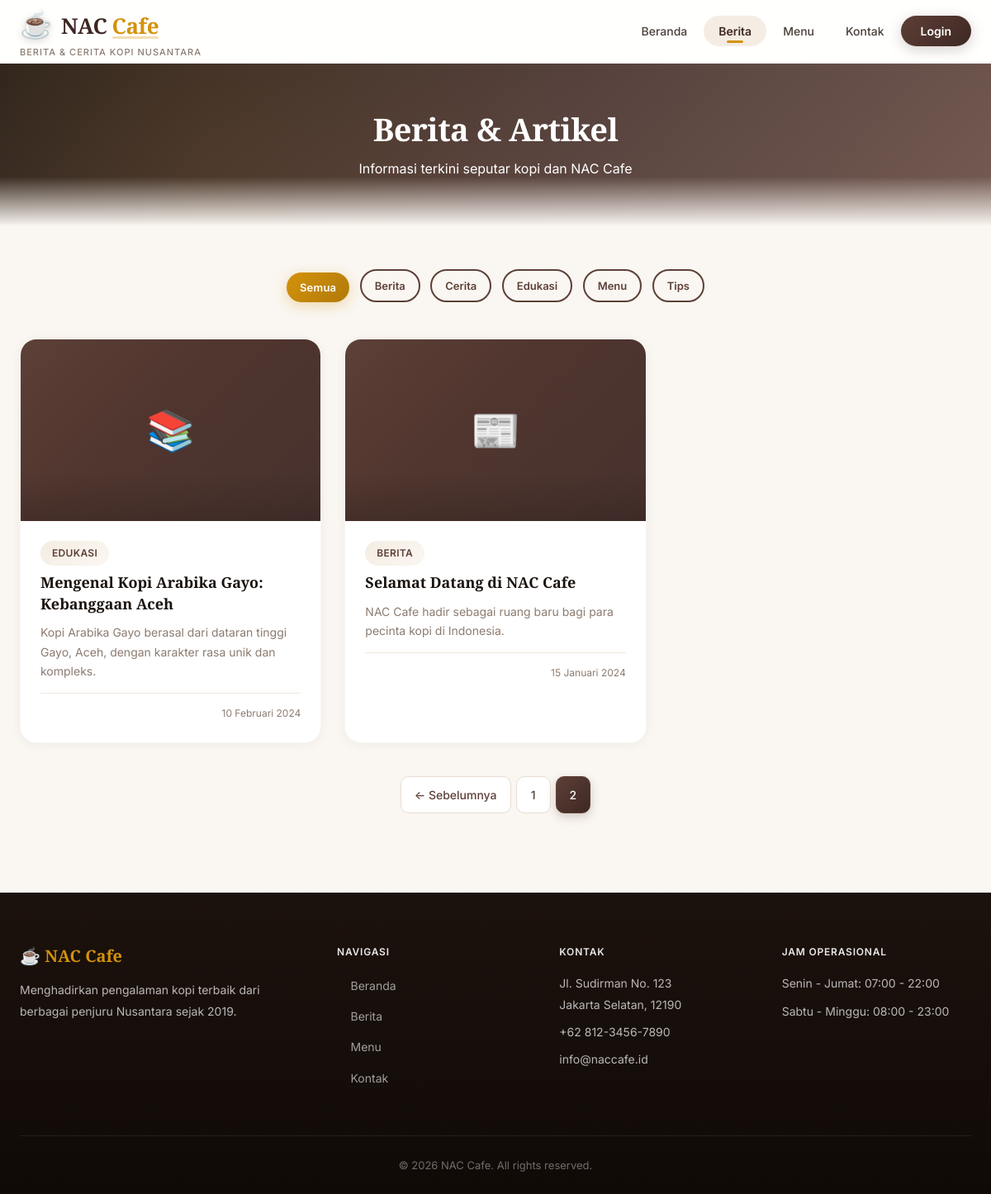
The app's page /cafe_nac/src/news.php?page=2 with its own data.
### tables this page shows
CREATE TABLE IF NOT EXISTS `articles` (
    `id` INT AUTO_INCREMENT PRIMARY KEY,
    `title` VARCHAR(255) NOT NULL,
    `slug` VARCHAR(255) NOT NULL,
    `content` TEXT NOT NULL,
    `excerpt` TEXT,
    `author_id` INT,
    `category` VARCHAR(50),
    `image` VARCHAR(255),
    `views` INT DEFAULT 0,
    `published` TINYINT(1) DEFAULT 1,
    `published_at` TIMESTAMP DEFAULT CURRENT_TIMESTAMP,
    `created_at` TIMESTAMP DEFAULT CURRENT_TIMESTAMP,
    FOREIGN KEY (`author_id`) REFERENCES `users`(`id`) ON DELETE SET NULL
);

### cafe_nac/src/includes/functions.php (called while the page is built, shortened)
<?php
function safe_output($str) {
    return htmlspecialchars($str, ENT_QUOTES, 'UTF-8');
}
function format_date($date) {
    $months = [
        1 => 'Januari', 2 => 'Februari', 3 => 'Maret', 4 => 'April',
        5 => 'Mei', 6 => 'Juni', 7 => 'Juli', 8 => 'Agustus',
        9 => 'September', 10 => 'Oktober', 11 => 'November', 12 => 'Desember'
    ];
    $ts = strtotime($date);
    $day = date('d', $ts);
    $month = $months[(int)date('m', $ts)];
    $year = date('Y', $ts);
    return "$day $month $year";
}

### cafe_nac/src/news.php (the view, shortened to what this page needs)
<?php
require_once __DIR__ . '/includes/functions.php';
$per_page = 6;
$page = max(1, (int)($_GET['page'] ?? 1));
$offset = ($page - 1) * $per_page;
$category = $_GET['category'] ?? '';
$where = "WHERE a.published = 1";
$params = [];
$count_sql = "SELECT COUNT(*) as total FROM articles a $where";
$stmt = $pdo->prepare($count_sql);
$stmt->execute($params);
$total = $stmt->fetch()['total'];
$total_pages = ceil($total / $per_page);
$sql = "SELECT a.*, u.full_name as author_name FROM articles a LEFT JOIN users u ON a.author_id = u.id $where ORDER BY a.published_at DESC LIMIT $per_page OFFSET $offset";
$stmt = $pdo->prepare($sql);
$stmt->execute($params);
$articles = $stmt->fetchAll();
$cats = $pdo->query("SELECT DISTINCT category FROM articles WHERE published = 1 ORDER BY category")->fetchAll(PDO::FETCH_COLUMN);
require_once __DIR__ . '/includes/header.php';
?>
<div class="page-header">
    <div class="container">
        <h1>Berita & Artikel</h1>
        <p>Informasi terkini seputar kopi dan NAC Cafe</p>
    </div>
</div>
<div class="container">
    <div style="text-align: center; margin-bottom: 32px;">
        <a href="/news.php" class="btn-small <?= empty($category) ? 'btn-primary' : 'btn-secondary' ?>" style="margin: 4px;">Semua</a>
        <?php foreach ($cats as $cat): ?>
        <a href="/news.php?category=<?= urlencode($cat) ?>" class="btn-small <?= $category === $cat ? 'btn-primary' : 'btn-secondary' ?>" style="margin: 4px;"><?= safe_output($cat) ?></a>
        <?php endforeach; ?>
    </div>
    <?php if (empty($articles)): ?>
        <div class="alert alert-info">Tidak ada artikel dalam kategori ini.</div>
    <?php else: ?>
    <div class="articles-grid">
        <?php foreach ($articles as $article): ?>
        <a href="/article.php?id=<?= $article['id'] ?>" class="card">
            <div class="card-image">
                <?php
                $icons = ['Berita' => '📰', 'Edukasi' => '📚', 'Tips' => '💡', 'Menu' => '🍽️', 'Cerita' => '✍️'];
                echo $icons[$article['category']] ?? '☕';
                ?>
            </div>
            <div class="card-body">
                <span class="card-category"><?= safe_output($article['category']) ?></span>
                <h3><?= safe_output($article['title']) ?></h3>
                <p><?= safe_output($article['excerpt'] ?: make_excerpt($article['content'])) ?></p>
                <div class="card-meta">
                    <span><?= format_date($article['published_at']) ?></span>
                </div>
            </div>
        </a>
        <?php endforeach; ?>
    </div>
    <?php if ($total_pages > 1): ?>
    <div class="pagination">
        <?php if ($page > 1): ?>
            <a href="?page=<?= $page - 1 ?><?= $category ? '&category=' . urlencode($category) : '' ?>">← Sebelumnya</a>
        <?php endif; ?>
        <?php for ($i = 1; $i <= $total_pages; $i++): ?>
            <?php if ($i == $page): ?>
                <span class="current"><?= $i ?></span>
            <?php else: ?>
                <a href="?page=<?= $i ?><?= $category ? '&category=' . urlencode($category) : '' ?>"><?= $i ?></a>
            <?php endif; ?>
        <?php endfor; ?>
    </div>
    <?php endif; ?>
    <?php endif; ?>
</div>
<?php require_once __DIR__ . '/includes/footer.php'; ?>

### records on screen
articles: category "📚", category "EDUKASI", title "Mengenal Kopi Arabika Gayo: Kebanggaan Aceh", excerpt "Kopi Arabika Gayo berasal dari dataran tinggi Gayo, Aceh, dengan karakter rasa unik dan kompleks.", published_at "10 Februari 2024"
articles: category "📰", category "BERITA", title "Selamat Datang di NAC Cafe", excerpt "NAC Cafe hadir sebagai ruang baru bagi para pecinta kopi di Indonesia.", published_at "15 Januari 2024"

### other values on screen
safe_output($cat) "Berita"
safe_output($cat) "Cerita"
safe_output($cat) "Edukasi"
safe_output($cat) "Menu"
safe_output($cat) "Tips"
